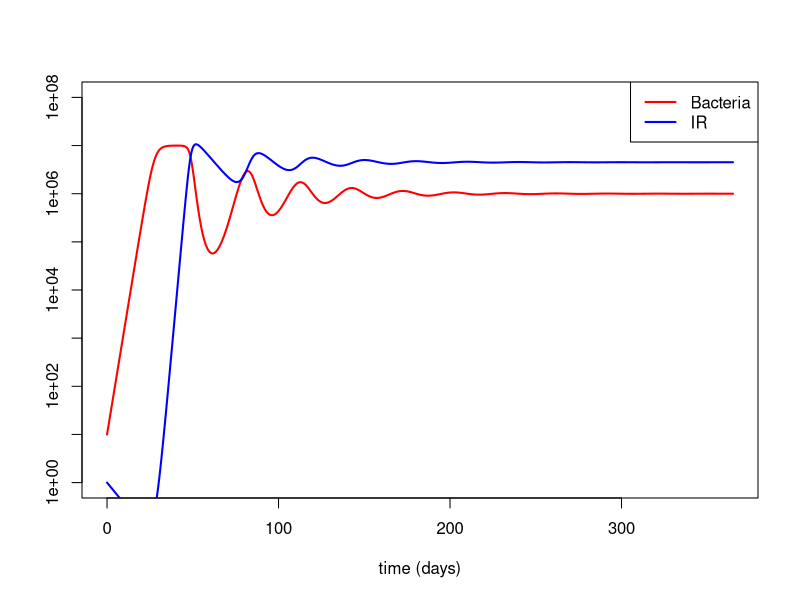
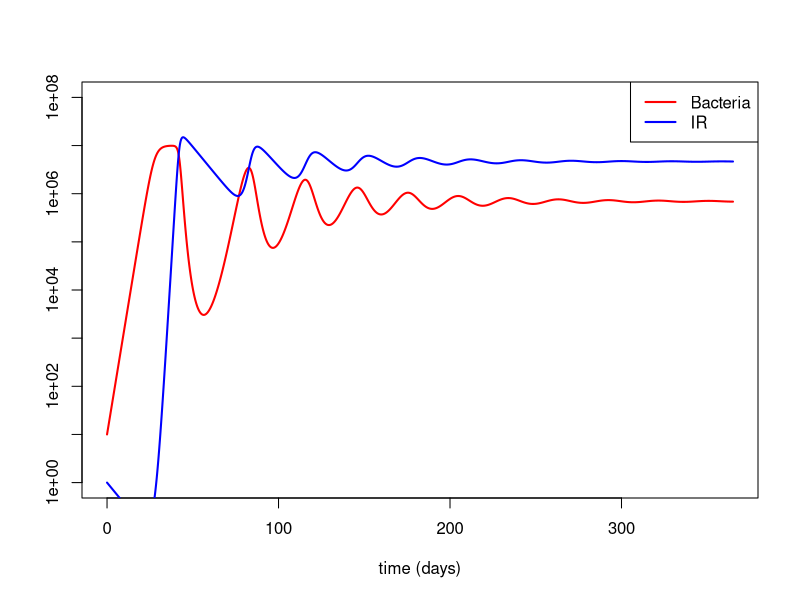
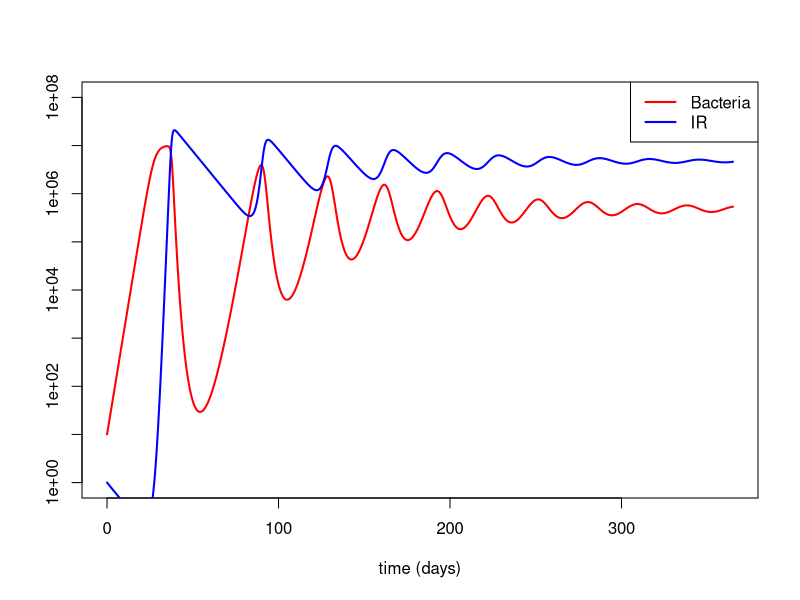
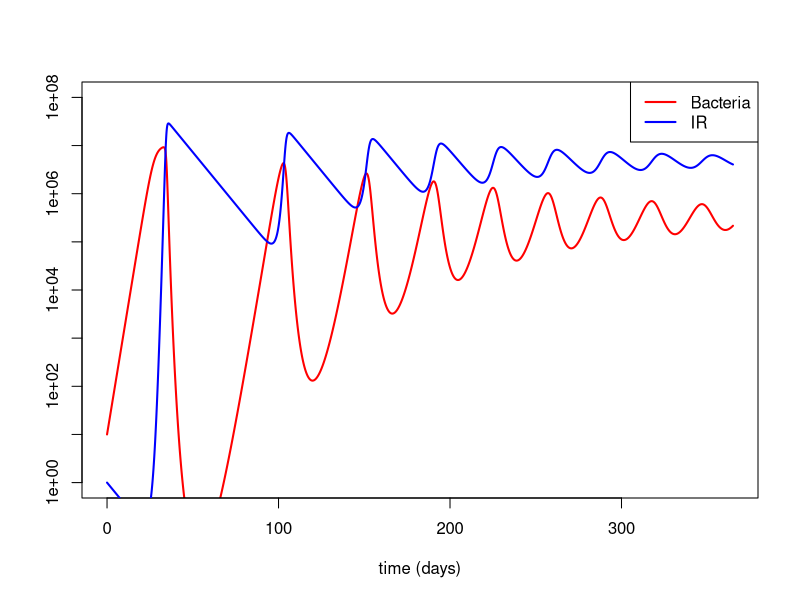
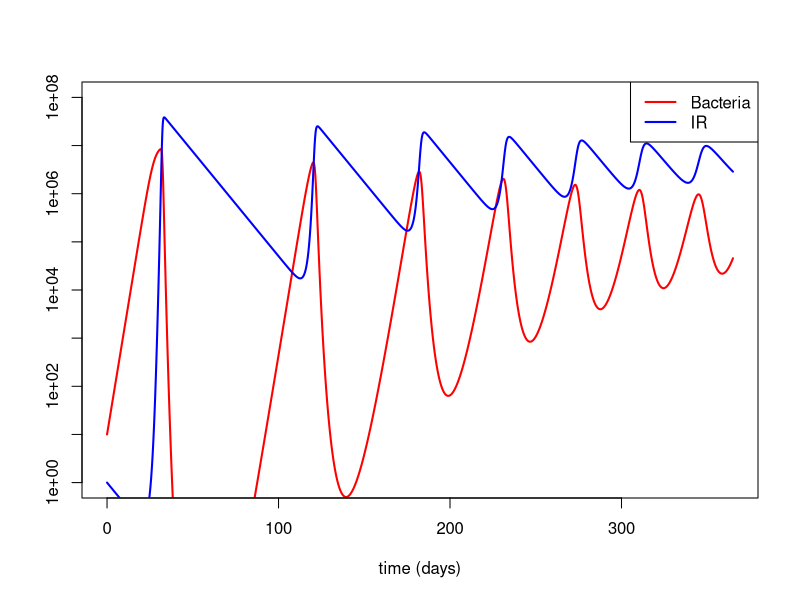
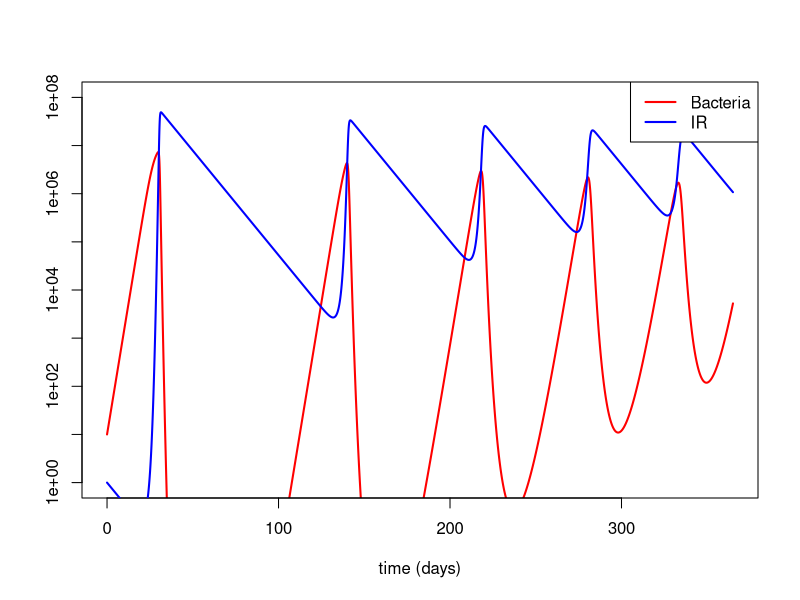
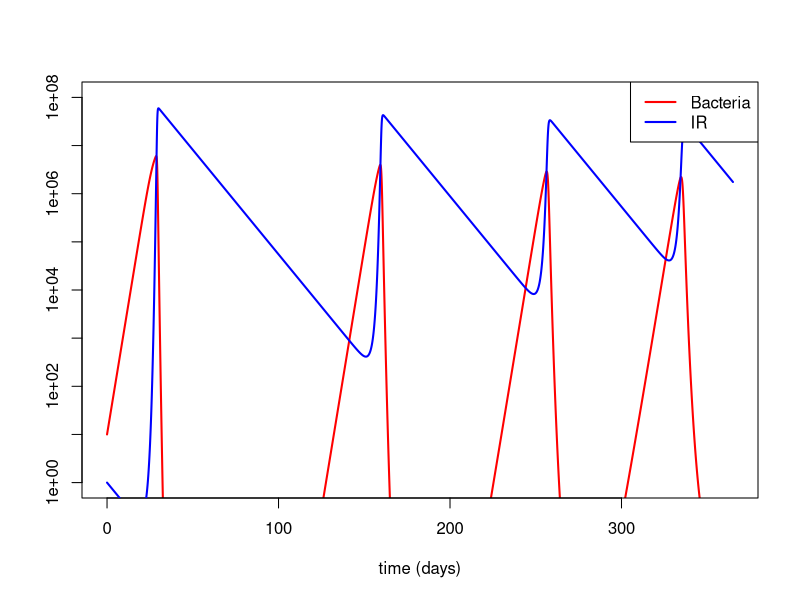
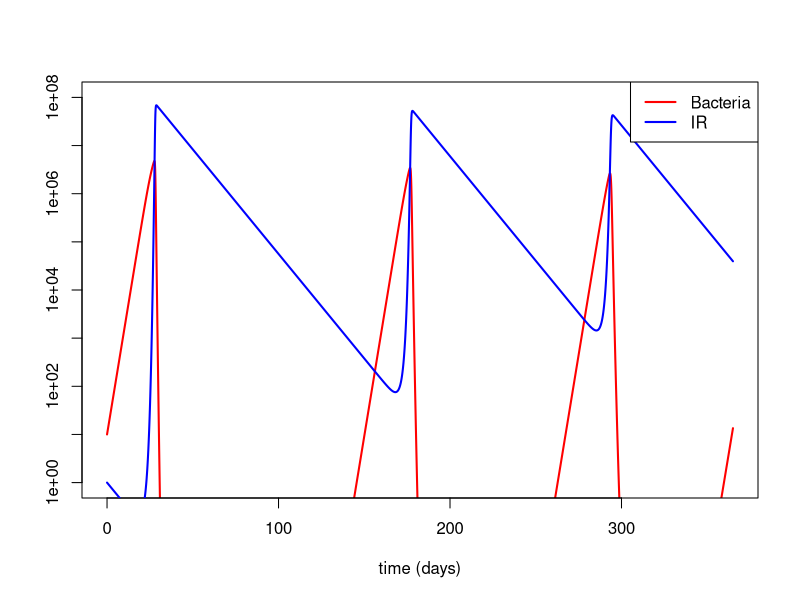

Reproduce these figures in R, in order.
############################################################
#a simple model for a bacteria infection, used to illustrate model analysis
##written by Andreas Handel, ahandel@uga.edu, last change 6/20/14
############################################################
rm(list=ls()) #this clears the workspace to make sure no leftover variables are floating around. Not strictly needed
graphics.off(); #close all graphics windows 
require(deSolve)  #loads ODE solver package

#functions come first, main program below

###################################################################
#function that specificies the ode model called by lsoda (the ode solver) 
###################################################################
odeequations=function(t,y,parameters) 
{ 
  	B=y[1]; X=y[2]; #bacteria and immune response
    g=parameters[1]; Bmax=parameters[2]; k=parameters[3]; r=parameters[4]; d=parameters[5]; 
    
	  #these are the differential equations
		dBdt=g*B*(1-B/Bmax)-k*B*X;
		dXdt=r*B*X-d*X;
 
		return(list(c(dBdt,dXdt))); 

} #end function specifying the ODEs

###################################################################
#main program
###################################################################
                
B0=10; #initial number of bacteria 
X0=1; #initial level of immune response
Y0=c(B0, X0);  #combine initial conditions into a vector 
tmax=365;  #number of days
timevec=seq(0,tmax,0.05); #vector of times for which integration is evaluated 
	
#values for fixed model parameters, units are 1/days
k=1e-7; #kill rate
Bmax=1e7;  #bacteria carrying capacity
d=0.1;  #immune response death rate
g=0.5; #bacteria growth rate

samplemax=20; #number of samples/values for parameter r
rvec=10^seq(-7,-4,length=samplemax) #create values for r spaced logarithmically between 10E-7 and 10E-4

ploton=1; #set this to 1 if you want to see the time-series for every parameter sample. Leave it at zero to make the code run faster.
 
#####################

Bpeak=rep(0,samplemax); #initialize vector that will contain the solution
	
#this is the loop over samplemax samples for the parameter values
for (nsample in 1:samplemax)
{
	    print(sprintf('Starting Simulation %d of %d',nsample,samplemax));
	   
      #values for sampled parameters 
      r=rvec[nsample];
	  
      parameters=c(g,Bmax,k,r,d); #vector of parameters which is sent to the ODE function
			
	    #call ode-solver to integrate ODEs
      #see the documentation of the deSolve package to learn the difference between this solver and lsoda
	    #I'm using vode instead of lsoda since I found that lsoda occasionally failed for this problem
      odeoutput=vode(Y0,timevec,odeequations,parameters,mf=22,atol=1e-12,rtol=1e-12,hini=1e-10);
      vl=length(odeoutput[,1]);
      
      #we can plot time series every time if we want, just to watch what happens - is not necessary to do so
      if (ploton==1)
      {
        plot(odeoutput[,1],odeoutput[,2],col="red",type="l",lwd=2,log="y",xlim=c(0,tmax),ylim=c(1,1e8),xlab="time (days)",ylab="")
        lines(odeoutput[,1],odeoutput[,3],col="blue",lwd=2)
        legend("topright",c("Bacteria","IR"),col=c("red","blue"),lwd=2)
      }
            
      #record the peak value for B   
      Bpeak[nsample]=max(odeoutput[,2]);
        
 }
#produce result plot
plot(rvec,Bpeak,log="xy",pch=20,col="blue",xlab="IR Activation Rate",ylab="Bacteria Peak")



###################################################################
#end main program
###################################################################
